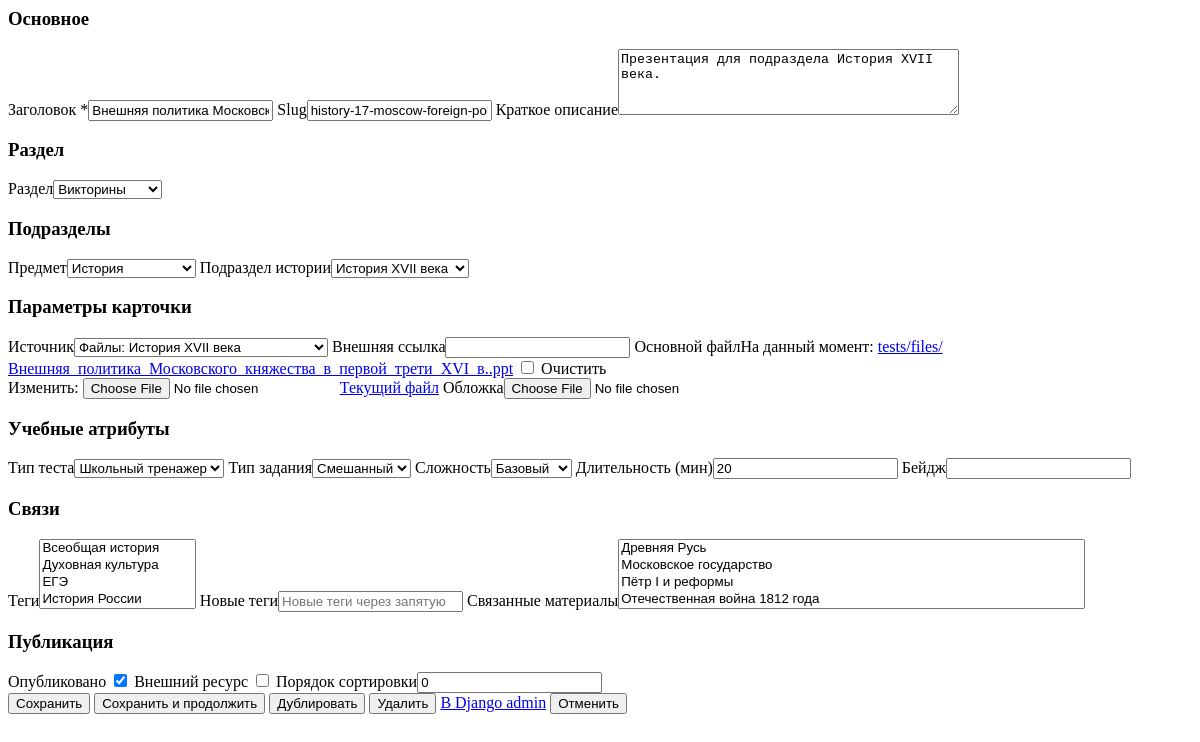
The app's page /staff/tests/14/edit/ (signed in), older data.
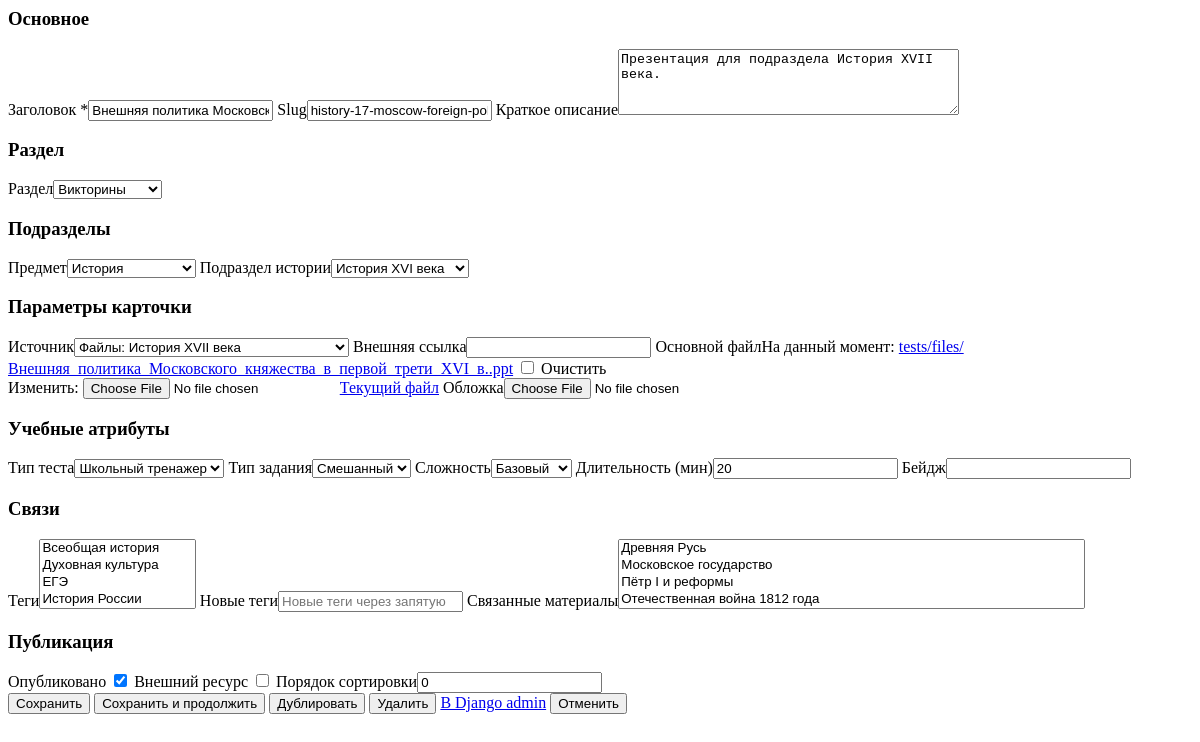
The same page, newer data.
### apps/tests_catalog/models.py (models this page shows, shortened)
class TestItem(TimeStampedModel):
    title = models.CharField(max_length=255)
    slug = models.SlugField(max_length=255, unique=True)
    short_description = models.TextField(blank=True)
    source = models.ForeignKey(Source, on_delete=models.PROTECT, related_name="tests")
    external_url = models.URLField(blank=True)
    primary_file = models.FileField(upload_to="tests/files/", blank=True, null=True)
    cover_image = models.ImageField(upload_to="tests/covers/", blank=True, null=True)
    catalog_section = models.CharField(max_length=20, choices=TEST_CATALOG_SECTION_CHOICES, default="testing")
    subject = models.CharField(max_length=20, choices=TEST_SUBJECT_CHOICES, default="history")
    history_subsection = models.CharField(max_length=10, choices=HISTORY_SUBSECTION_CHOICES, blank=True)
    exam_type = models.CharField(max_length=32, choices=EXAM_TYPE_CHOICES, default="school_trainer")
    task_type = models.CharField(max_length=32, choices=TASK_TYPE_CHOICES, default="mixed")
    difficulty = models.CharField(max_length=16, choices=DIFFICULTY_CHOICES, default="medium")
    duration_minutes = models.PositiveIntegerField(default=30)
    badge_text = models.CharField(max_length=64, blank=True)
    is_external_resource = models.BooleanField(default=True)
    is_published = models.BooleanField(default=True)
    sort_order = models.PositiveIntegerField(default=0)
    tags = models.ManyToManyField(Tag, related_name="tests", blank=True)
    related_materials = models.ManyToManyField(Material, related_name="related_tests", blank=True)
    class Meta:
        ordering = ["sort_order", "title"]

### apps/tests_catalog/views.py (the view)
# urls.py: path("staff/tests/<int:pk>/edit/", views.staff_test_edit, name="staff_test_edit"),
@login_required
@user_passes_test(_is_staff)
def staff_test_edit(request, pk):
    test = get_object_or_404(TestItem, pk=pk)
    return _staff_test_form_response(request, test, is_create=False)

### apps/catalog/models.py (called while the page is built)
    def __str__(self):
        return self.title

### apps/common/models.py (called while the page is built)
    def __str__(self):
        return self.name

    def __str__(self):
        return self.name

### apps/core/context_processors.py (called while the page is built)
def site_meta(_request):
    return {
        "site_name": SITE_BRAND_NAME,
        "site_tagline": SITE_BRAND_TAGLINE,
    }

### apps/favorites/context_processors.py (called while the page is built)
def favorites_context(request):
    favorites = ensure_session_favorites(request)
    return {
        "favorites_count": total_favorites_count(favorites),
        "favorites_state": favorites,
    }

### apps/favorites/services.py (called while the page is built)
def _normalized_favorites(raw_favorites):
    fallback = {key: [] for key in FAVORITE_GROUPS}
    if not isinstance(raw_favorites, dict):
        return fallback
    normalized = {}
    for group in FAVORITE_GROUPS:
        values = raw_favorites.get(group, [])
        if isinstance(values, (list, tuple, set)):
            normalized[group] = [item for item in values if isinstance(item, int)]
        else:
            normalized[group] = []
    return normalized

def ensure_session_favorites(request):
    fallback = {key: [] for key in FAVORITE_GROUPS}
    try:
        session = getattr(request, "session", None)
        if session is None:
            return fallback
        favorites = session.get(settings.FAVORITES_SESSION_KEY)
        if not favorites:
            favorites = fallback.copy()
        return _normalized_favorites(favorites)
    except Exception:
        return fallback

def total_favorites_count(favorites):
    safe_favorites = _normalized_favorites(favorites)
    return sum(len(values) for values in safe_favorites.values())

### apps/tests_catalog/forms.py (called while the page is built)
    def _resolve_catalog_section(self):
        if self.is_bound:
            return self.data.get("catalog_section") or getattr(self.instance, "catalog_section", "testing")
        return getattr(self.instance, "catalog_section", "testing")

### apps/tests_catalog/views.py (called while the page is built, shortened)
def _is_staff(user):
    return user.is_authenticated and user.is_staff

def _staff_test_form_response(request, test, is_create):
    form = TestItemStaffForm(instance=test)
    return render(
        request,
        "tests_catalog/staff/partials/test_form.html",
        {"form": form, "test": test, "is_create": is_create, "is_activities": test.catalog_section == "activities"},
    )

### templates/tests_catalog/staff/partials/test_form.html (shortened to what this page needs)
<form
  method="post"
  enctype="multipart/form-data"
  class="staff-material-form"
  hx-post="{% if is_create %}/staff/tests/create/{% else %}/staff/tests/{{ test.id }}/edit/{% endif %}"
  hx-target="#staff-editor-body"
  data-staff-form
>
  <div class="staff-form-scroll">
    <h3>Основное</h3>
    <label>Заголовок *</label>{{ form.title }}
    <label>Slug</label>{{ form.slug }}
    <label>Краткое описание</label>{{ form.short_description }}
    <h3>Раздел</h3>
    <label>Раздел</label>{{ form.catalog_section }}
    {% if not is_activities %}
      <h3>Подразделы</h3>
      <label>Предмет</label>{{ form.subject }}
      <label>Подраздел истории</label>{{ form.history_subsection }}
    {% endif %}
    <h3>Параметры карточки</h3>
    <label>Источник</label>{{ form.source }}
    <label>Внешняя ссылка</label>{{ form.external_url }}
    <label>Основной файл</label>{{ form.primary_file }}
    {% if test.primary_file %}<a href="{{ test.primary_file.url }}" target="_blank" rel="noopener">Текущий файл</a>{% endif %}
    <label>Обложка</label>{{ form.cover_image }}
    {% if not is_activities %}
      <h3>Учебные атрибуты</h3>
      <label>Тип теста</label>{{ form.exam_type }}
      <label>Тип задания</label>{{ form.task_type }}
      <label>Сложность</label>{{ form.difficulty }}
      <label>Длительность (мин)</label>{{ form.duration_minutes }}
      <label>Бейдж</label>{{ form.badge_text }}
    {% endif %}
    {% if not is_activities %}
      <h3>Связи</h3>
      <label>Теги</label>{{ form.tags }}
      <label>Новые теги</label>{{ form.new_tags }}
      <label>Связанные материалы</label>{{ form.related_materials }}
    {% endif %}
    <h3>Публикация</h3>
    <label>Опубликовано {{ form.is_published }}</label>
    <label>Внешний ресурс {{ form.is_external_resource }}</label>
    <label>Порядок сортировки</label>{{ form.sort_order }}
  </div>
  <div class="staff-drawer-footer">
    <button class="btn" type="submit">Сохранить</button>
    <button class="btn btn-outline" type="submit" name="continue_edit" value="1">Сохранить и продолжить</button>
    {% if test.id %}
      <button type="button" class="btn btn-outline" hx-post="/staff/tests/{{ test.id }}/duplicate/" hx-confirm="Создать копию карточки?" hx-swap="none">Дублировать</button>
      <button type="button" class="btn btn-outline" hx-post="/staff/tests/{{ test.id }}/delete/" hx-confirm="Удалить карточку?" hx-swap="none">Удалить</button>
      <a class="btn btn-outline" href="/admin/tests_catalog/testitem/{{ test.id }}/change/" target="_blank" rel="noopener">В Django admin</a>
    {% endif %}
    <button type="button" class="btn btn-outline" data-staff-close>Отменить</button>
  </div>
</form>

Row changes from the older to the newer data that the page shows:
changed TestItem "Внешняя политика Московского княжества в первой трети XVI в.": history_subsection "История XVII века" → "История XVI века"
